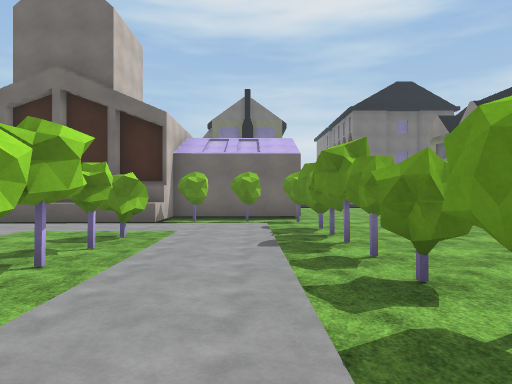
view 1 (above)

24 first-person views from a walk through a Unity game level. The camera is 1.4 m above the floor, looks level and sees 70° across. The floor is counted in squares, 1.8 m on a side. Each view is taken from the middle of a square. On the plan, view 1 faces up. The plan holds only what a view shows up to about 12 squares ahead; the rest is blank. The place goes on beyond the plan. The terrain is drawn as flat ground. The player is left out. Some animated figures are not drawn. Surface patterns are stand-ins for the level's own textures.

view 2
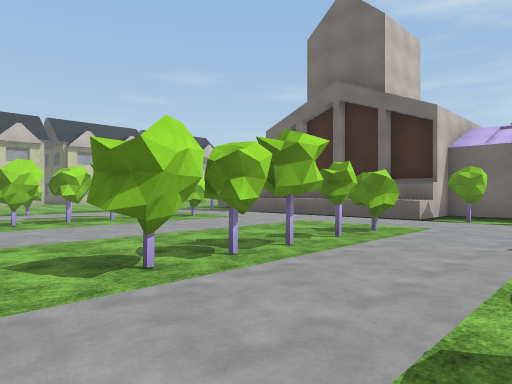

view 3
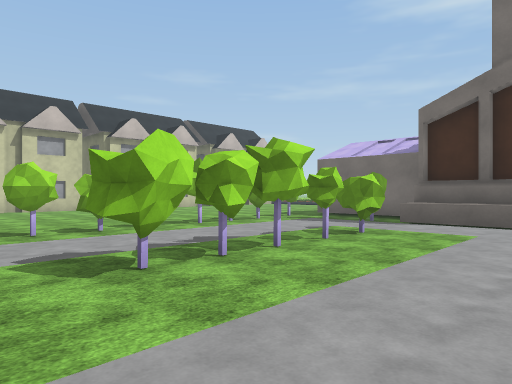

view 4
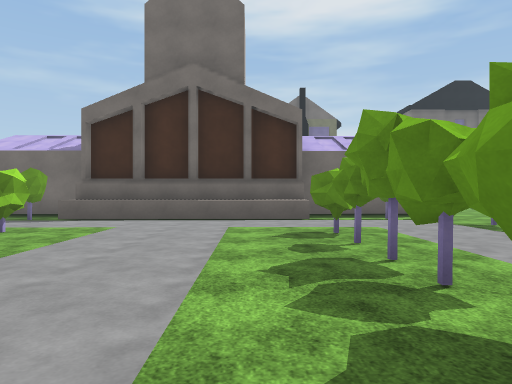

view 5
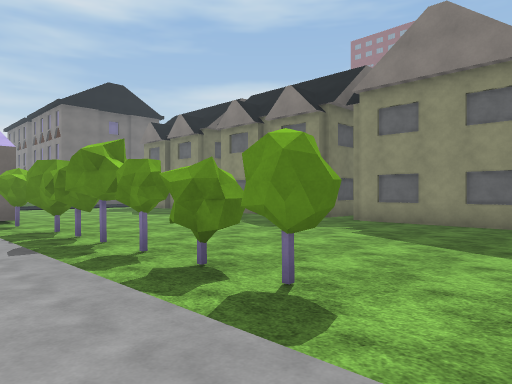

view 6
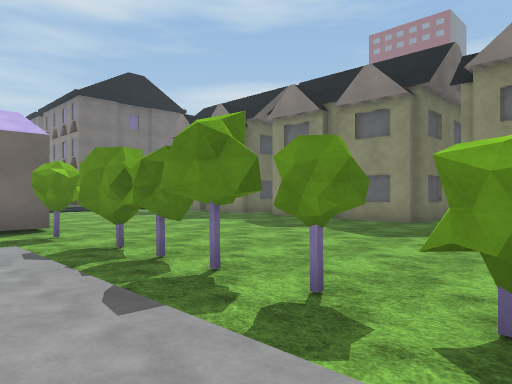

view 7
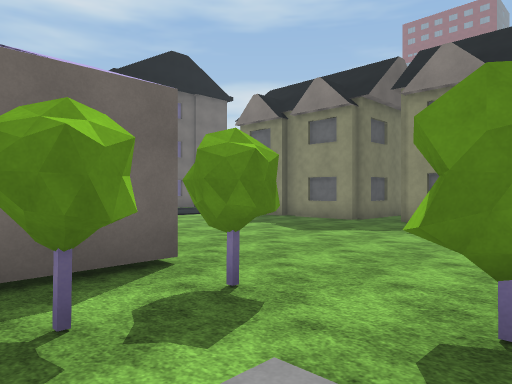

view 8
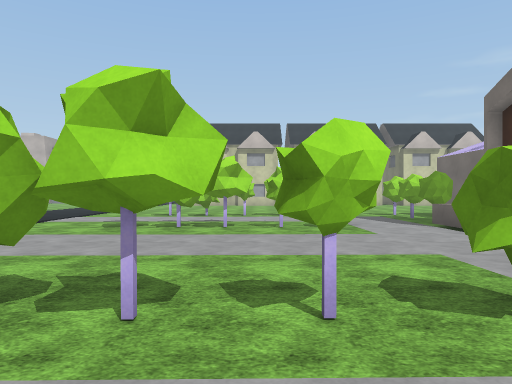

view 9
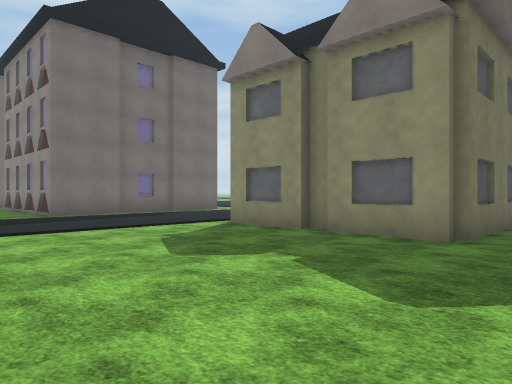

view 10
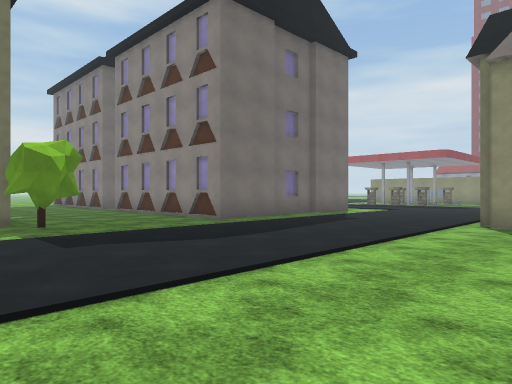

view 11
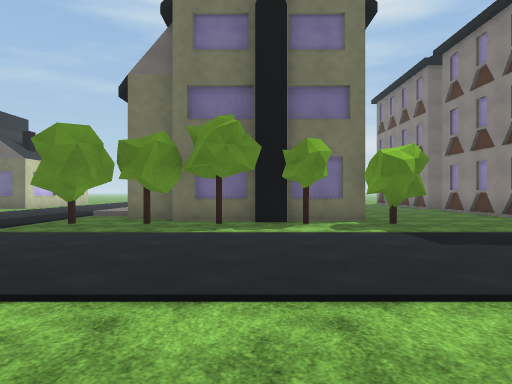

view 12
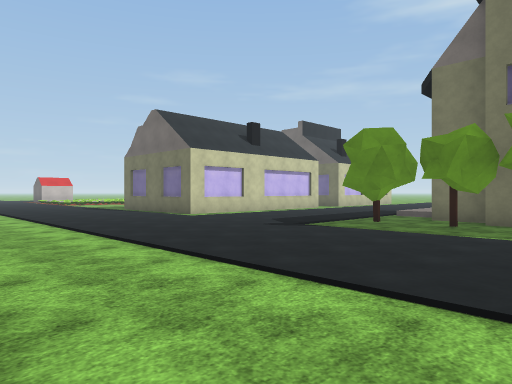

view 13
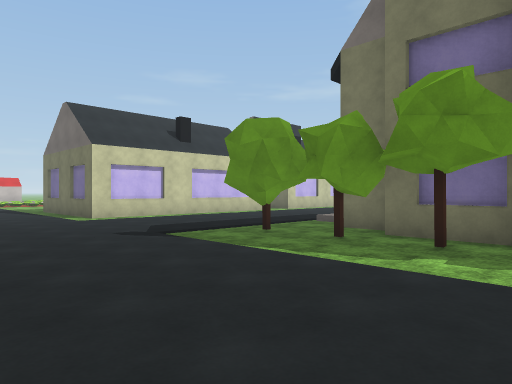

view 14
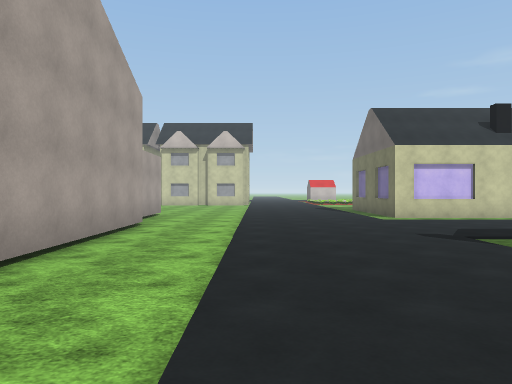

view 15
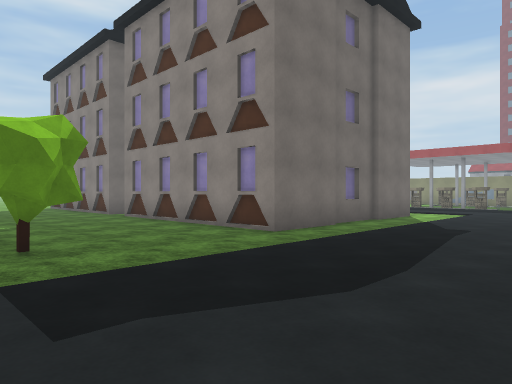

view 16
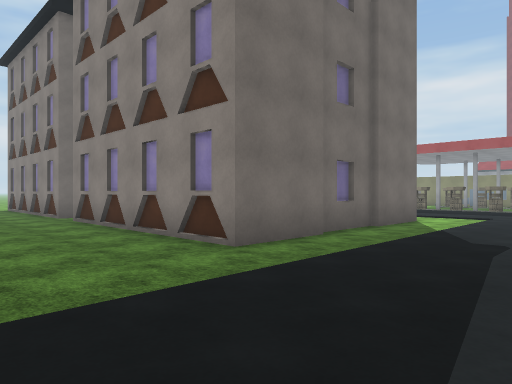

view 17
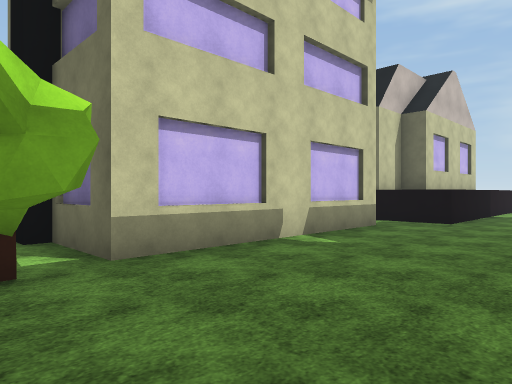

view 18
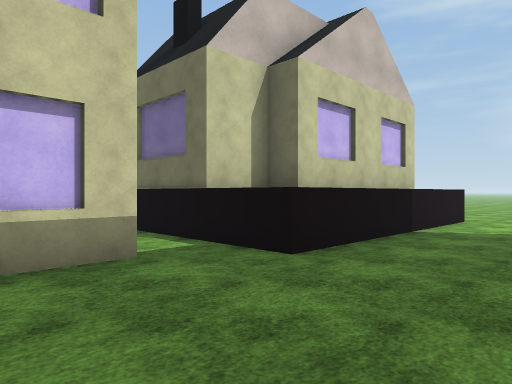

view 19
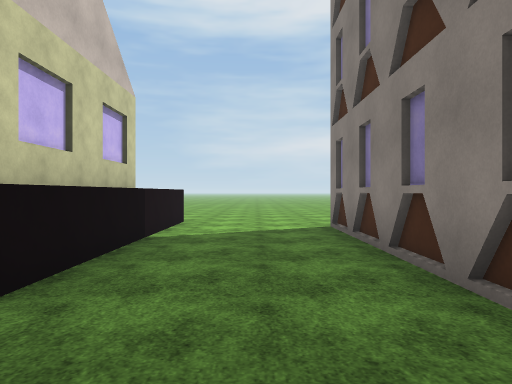

view 20
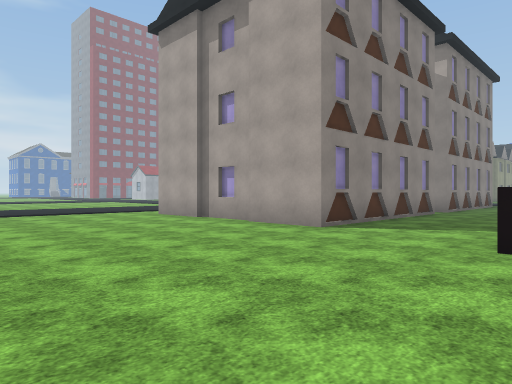

view 21
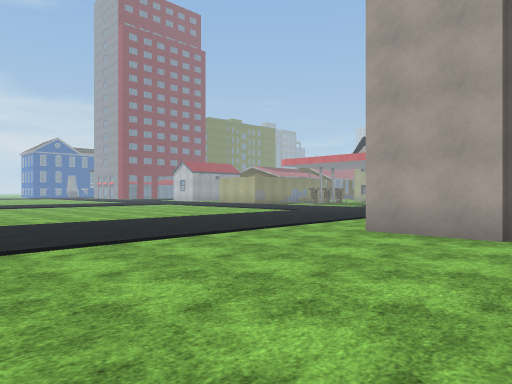

view 22
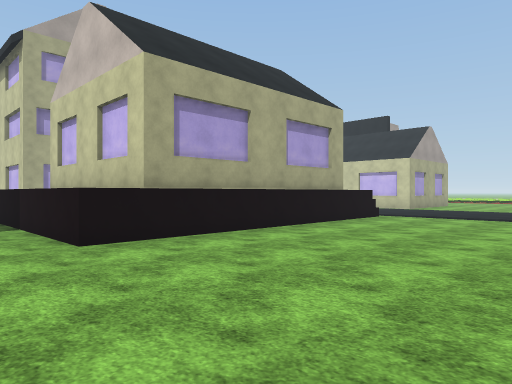

view 23
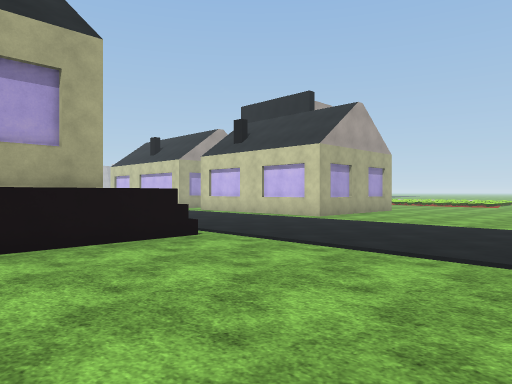

view 24
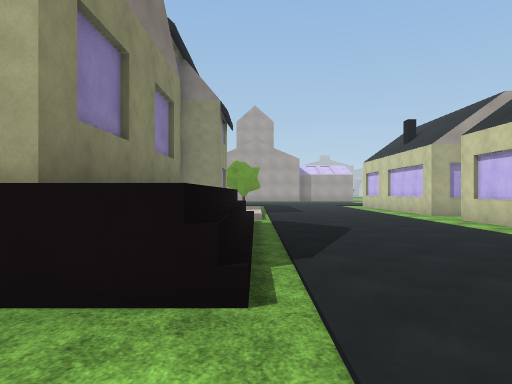

### Floor plan
Key: @ floor where view 1 was taken; # wall or solid block; x gap in a wall; . main floor; : floor 0.25 m higher than the main floor; / step, stairs or slope; ^ raised ledge; O other object.
Columns run from 12 left of view 1 to 22 right of it. Each row starts with its distance up from view 1.
 47        .. .   ....    . ..
 46   ::::......................:::
 45 ..::::......................::::...
 44 ..::::......................::::...
 43 ..::::......................::::...
 42 ..::::......................::::...
 41 ..::::/O######OO............::::..
 40 #.::::/O#     OO...###O###..::::
 39 O ::::/O#     OO...#      ..::::
 38   ::::/O#     OO...#       .:::
 37  .::::/O#     OO...#        ::
 36 O.::::/OO OOOOOO...#
 35 O.::::/O  OOOOOO...#
 34 #.::::/     .......#
 33 ..::::/  O    #.....
 32 #.::::   O    #....#
 31 O             #....#
 30 O             #....#
 29 O  :::/       #....#
 28 #. :::..##    #....#
 27 #.::::...######....#
 26 O.::::.O.O#.O.#O...#  ##
 25 #.::::O.......O.......O.....:
 24 ..::::......................:
 23 :::::::::::::::::::::::::::::
 22 :::::::::::::::::::::::::::
 21 ::::::::::::::::::::::::::
 20 ::::::::::::::::::::::::::
 19 .....................#
 18 .....................#
 17 ...######  .. .......#
 16 ##             ......#
 15                ......#
 14               .......#####
 13               ..........
 12 ###      #####.......##
 11  ..   #####.##.......
 10 #.#^^^^^ ^#.##.......
  9 .////////////x.......#
  8 .::::::::::::##......O
  7 .::#//::...::##......####
  6 .::...::...::#........
  5 .::...::.#.::.#......#
  4 .::#..::..#::.x......#
  3 .::#..::..#::.x......#
  2 .::#..::..#::.#......#
  1 .::...::...::.......
  0  ::... :.  :@..

Where each view was taken, in squares from view 1:
view 1: 0 up, 0 right, facing up
view 2: 0 up, 1 right, facing up-left
view 3: 0 up, 5 left, facing up-left
view 4: 0 up, 4 left, facing up
view 5: 0 up, 1 left, facing up-right
view 6: 3 up, 1 left, facing up-right
view 7: 8 up, 1 left, facing up-right
view 8: 5 up, 0 right, facing left
view 9: 12 up, 3 right, facing up-right
view 10: 17 up, 0 right, facing up-right
view 11: 17 up, 1 left, facing up
view 12: 17 up, 1 left, facing up-left
view 13: 20 up, 0 right, facing up-left
view 14: 20 up, 0 right, facing left
view 15: 20 up, 1 right, facing up-right
view 16: 21 up, 3 right, facing up-right
view 17: 25 up, 6 right, facing up-left
view 18: 31 up, 6 right, facing up-left
view 19: 32 up, 5 right, facing up
view 20: 47 up, 2 right, facing down-right
view 21: 47 up, 10 right, facing down-right
view 22: 47 up, 5 right, facing down-left
view 23: 47 up, 2 left, facing down-left
view 24: 44 up, 6 left, facing down
